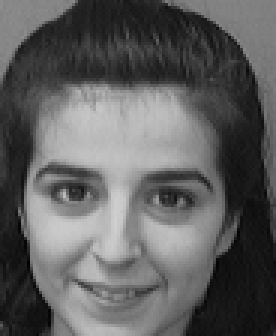
#> input picture Final assingment/orl_faces/orl_faces/s10/1.pgm, 92 x 112 px, found by its file name (shown 3 times larger)
$ jupyter execute --allow-errors 'Primeiros Passos.ipynb'   (shell and % lines are left out)
#> lines starting #> are read from the running program, lines starting #| are printed output that depends on the picture; long printed decimals are rounded
[cell 1]
from IPython.core.display import display, HTML
display(HTML("<style>.container { width:99% !important;}</style>"))

# Import Librarys

[cell 2]
import numpy as np

[cell 3]
import pandas as pd

[cell 4]
#%matplotlib notebook
import matplotlib.pyplot as plt
# Make plots bigger again
#plt.rcParams['figure.figsize'] = [17, 8]

plt.rcParams['figure.figsize'] = [17*2, 8*2]

[cell 5]
import cv2

[cell 6]
import matplotlib.image as mpimg

[cell 7]
import sys

# List files in the . path

[cell 8]
# Python program to read
# image using matplotlib

# importing matplotlib modules
import matplotlib.image as mpimg

# Read Images
img = mpimg.imread('./orl_faces/orl_faces/s1/1.pgm')
#> img is the input picture: shape (112, 92); min 1, max 207, mean 95.1

# Output Images
plt.imshow(img, "gray")
#> (this line was passed over: IPython is not available in this run)

[cell 9]
fourier_image = np.fft.fft2(img)
fourier_image

## Splitting in real part

[cell 10]
fourier_image.real

## Splitting in imaginary part

[cell 11]
fourier_image.imag

[cell 12]
plt.plot(fourier_image)
#> (this line was passed over: IPython is not available in this run)

[cell 13]
plt.show()

[cell 14]
pd.DataFrame(fourier_image).info()
#| <class 'pandas.core.frame.DataFrame'>
#| RangeIndex: 112 entries, 0 to 111
#| Data columns (total 92 columns):
#|  #   Column  Non-Null Count  Dtype
#| ---  ------  --------------  -----
#|  0   0       112 non-null    complex128
#|  1   1       112 non-null    complex128
#|  2   2       112 non-null    complex128
#|  3   3       112 non-null    complex128
#|  4   4       112 non-null    complex128
#|  5   5       112 non-null    complex128
#|  6   6       112 non-null    complex128
#> (further printed lines are left out)

[cell 15]
pd.DataFrame(fourier_image.real).describe()
#> Out = table of 8 rows and 92 columns

# Exemple using of OpenCV with Fast Fourier Transform

[cell 16]
# Opening the file
img = cv2.imread('./orl_faces/orl_faces/s1/1.pgm',0)

# Fourier Bidimensional Tranform
f = np.fft.fft2(img)

#f[0][0] = 0

# Shift the zero-frequency component to the center of the spectrum.
fshift = np.fft.fftshift(f)

# Shift the zero-frequency component to the center of the spectrum.
fshiftRe = np.fft.fftshift(f.real)

# Shift the zero-frequency component to the center of the spectrum.
fshiftImag = np.fft.fftshift(f.imag)
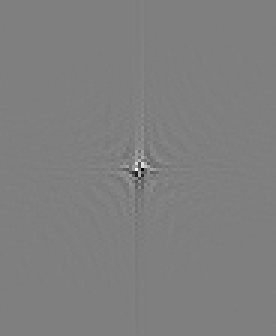
#> fshiftImag: shape (112, 92) float64 (shown 3 times larger); min -125395.1, max 125395.1, mean 0; drawn with min black and max white


# Fourier transform in logarithm scale
magnitude_spectrum = 20*np.log(np.abs(fshift))
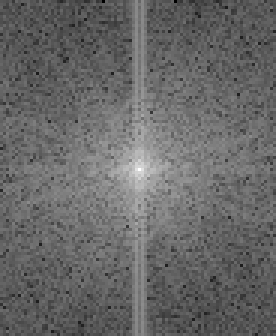
#> magnitude_spectrum: shape (112, 92) float64 (shown 3 times larger); min 26.63, max 275.9, mean 128.3; drawn with min black and max white

# Fourier transform of real part in logarithm scale
magnitude_spectrum_re = 20*np.log(np.abs(fshiftRe))
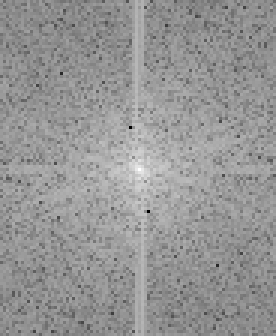
#> magnitude_spectrum_re: shape (112, 92) float64 (shown 3 times larger); min -117.7, max 275.9, mean 114.3; drawn with min black and max white

# Fourier transform of imaginary part in logarithm scale
magnitude_spectrum_imag = 20*np.log(np.abs(fshiftImag))
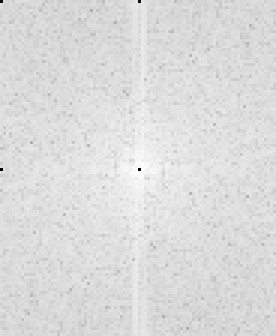
#> magnitude_spectrum_imag: shape (112, 92) float64 (shown 3 times larger); 0.01% of the values are NaN or infinite; the others: min -660.5, max 234.8, mean 114.5; drawn with min black, max white, NaN and infinite black


# Plots
#> (the rest of this cell did not finish here and is left out)

[cell 17]
np.fft.ifft2(f).imag

[cell 18]
plt.subplot(131)
#> (this line was passed over: IPython is not available in this run)
plt.imshow(img, cmap = 'gray')
#> (this line was passed over: IPython is not available in this run)
#> (the rest of this cell did not finish here and is left out)

#> (a cell that did not finish here is left out)

[cell 20]
img - np.fft.ifft2(f).real

[cell 21]
print(img[0][1])
#| 134
print(np.fft.ifft2(f).real[0][1])
#| 134.000

print(img[0][0])
#| 140
print(np.fft.ifft2(f).real[0][0])
#| 140.000

# Project

[cell 22]
people = list()

for j in range(1, 41):
    for i in range(1, 11):
        people.append(np.array(cv2.imread('./orl_faces/orl_faces/s' + str(j) + '/' + str(i) +'.pgm',0)))

[cell 23]
plt.imshow(people[302], "gray")
#> (this line was passed over: IPython is not available in this run)

[cell 24]
print("Lenght of list %s: %s" % ("people", len(people)))

[cell 25]
people_fft = list()

#> (the rest of this cell did not finish here and is left out)

[cell 26]
plt.imshow(np.fft.ifft2(people_fft[0]).real, cmap="gray")
#> (this line was passed over: IPython is not available in this run)

[cell 27]
len(people_fft)

[cell 28]
print("Variable people in bytes: "     + str(sys.getsizeof(people)))
print("Variable people_fft in bytes: " + str(sys.getsizeof(people_fft)))

# Analizing Data

[cell 29]
nrows, ncols = 5, 10

#> (the rest of this cell did not finish here and is left out)

#> (a cell that did not finish here is left out)

#> (a cell that did not finish here is left out)

[cell 32]
person = 39
image = 9

#> (the rest of this cell did not finish here and is left out)

#> (a cell that did not finish here is left out)

[cell 34]
people_labels = list()

for i in range(40):
    for j in range(10):
        people_labels.append(i)

print(people_labels)

[cell 35]
summ = 0
for i in range(40):
    summ += people_labels.count(i)
print(summ)

# Starting the knn

[cell 36]
the_chosen_ones = list()

[cell 37]
from sklearn.model_selection import GroupKFold

X = [0.1, 0.2, 2.2, 2.4, 2.3, 4.55, 5.8, 8.8, 9, 10]
y = ["a", "b", "b", "b", "c", "c", "c", "d", "d", "d"]
groups = [1, 1, 1, 2, 2, 2, 3, 3, 3, 3]

gkf = GroupKFold(n_splits=3)

print("train \t   \t         test")
for train, test in gkf.split(X, y, groups=groups):
    print("%s   \t %s" % (train, test))

[cell 38]
from sklearn.model_selection import GroupKFold

X = people               #[0.1, 0.2, 2.2, 2.4, 2.3, 4.55, 5.8, 8.8, 9, 10]
y = people_labels        #["a", "b", "b", "b", "c", "c", "c", "d", "d", "d"]
groups = people_labels   #[1, 1, 1, 2, 2, 2, 3, 3, 3, 3]

gkf = GroupKFold(n_splits=40)

for train, test in gkf.split(X, y, groups=groups):
    print("Train %s" % (train))
    print("Test  %s" % (test))
